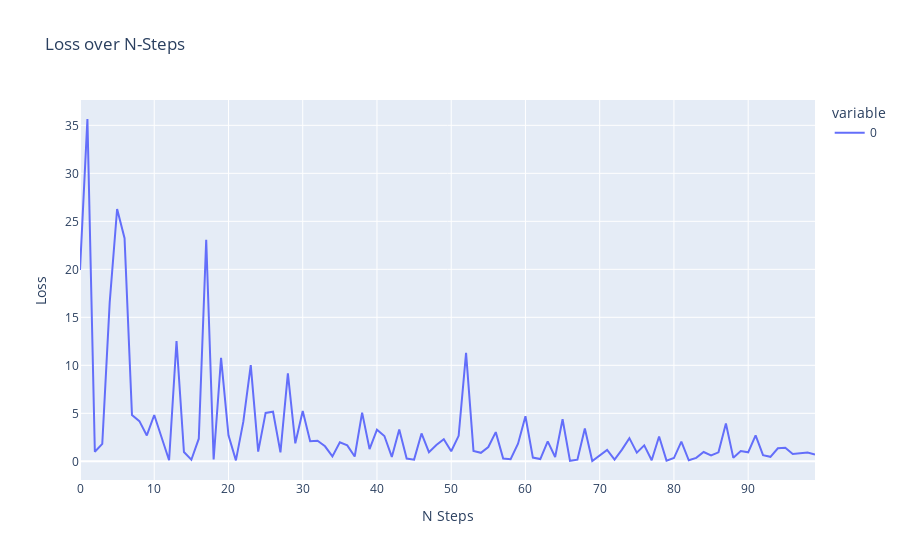

Notebook code for this chart:
### Code cell
pipe = GymTransformBlock(agent=None,n=1000,bs=10)(['Pendulum-v1'])
pipe = StepBatcher(pipe)
steps = list(pipe);

actor = Actor(3,1)
critic = Critic(3,1)

pipe = SoftTargetUpdater(pipe,critic)
pipe = CriticLossProcessor(pipe,critic,actor)

pipe_loss = LossCollector(pipe,main_buffers=[[]])
pipe = BasicOptStepper(pipe_loss,critic,0.01)
list(pipe)
pipe_loss.show()

### Figure 1 — Plotly figure (JSON) as saved in the notebook; plotly's stock layout.template omitted (floating-point values rounded to 4 significant figures)
{"data": [{"hovertemplate": "variable=0<br>N Steps=%{x}<br>Loss=%{y}<extra></extra>", "legendgroup": "0", "line": {"color": "#636efa", "dash": "solid"}, "marker": {"symbol": "circle"}, "mode": "lines", "name": "0", "orientation": "v", "showlegend": true, "type": "scatter", "x": [0, 1, 2, 3, 4, 5, 6, 7, 8, 9, 10, 11, 12, 13, 14, 15, 16, 17, 18, 19, 20, 21, 22, 23, 24, 25, 26, 27, 28, 29, 30, 31, 32, 33, 34, 35, 36, 37, 38, 39, 40, 41, 42, 43, 44, 45, 46, 47, 48, 49, 50, 51, 52, 53, 54, 55, 56, 57, 58, 59, 60, 61, 62, 63, 64, 65, 66, 67, 68, 69, 70, 71, 72, 73, 74, 75, 76, 77, 78, 79, 80, 81, 82, 83, 84, 85, 86, 87, 88, 89, 90, 91, 92, 93, 94, 95, 96, 97, 98, 99], "xaxis": "x", "y": [19.93, 35.66, 1.002, 1.814, 16.55, 26.29, 23.25, 4.818, 4.188, 2.697, 4.825, 2.461, 0.1164, 12.53, 0.9648, 0.1673, 2.357, 23.08, 0.1899, 10.77, 2.705, 0.09773, 4.13, 10.02, 1.008, 5.04, 5.163, 0.931, 9.164, 1.877, 5.251, 2.089, 2.136, 1.564, 0.516, 1.975, 1.664, 0.5046, 5.077, 1.28, 3.289, 2.637, 0.4603, 3.313, 0.2911, 0.1775, 2.9, 0.9523, 1.693, 2.298, 1.047, 2.654, 11.29, 1.089, 0.8834, 1.486, 3.042, 0.2933, 0.2206, 1.837, 4.69, 0.3916, 0.2385, 2.082, 0.4472, 4.382, 0.05012, 0.1672, 3.42, 0.03324, 0.6295, 1.18, 0.1693, 1.222, 2.413, 0.9022, 1.66, 0.1157, 2.585, 0.0713, 0.3387, 2.049, 0.1048, 0.3585, 0.968, 0.6264, 0.9353, 3.937, 0.3618, 1.065, 0.9409, 2.706, 0.6454, 0.4722, 1.363, 1.412, 0.7719, 0.8568, 0.9184, 0.7091], "yaxis": "y"}], "layout": {"legend": {"title": {"text": "variable"}, "tracegroupgap": 0}, "title": {"text": "Loss over N-Steps"}, "xaxis": {"anchor": "y", "domain": [0, 1], "title": {"text": "N Steps"}}, "yaxis": {"anchor": "x", "domain": [0, 1], "title": {"text": "Loss"}}}}
